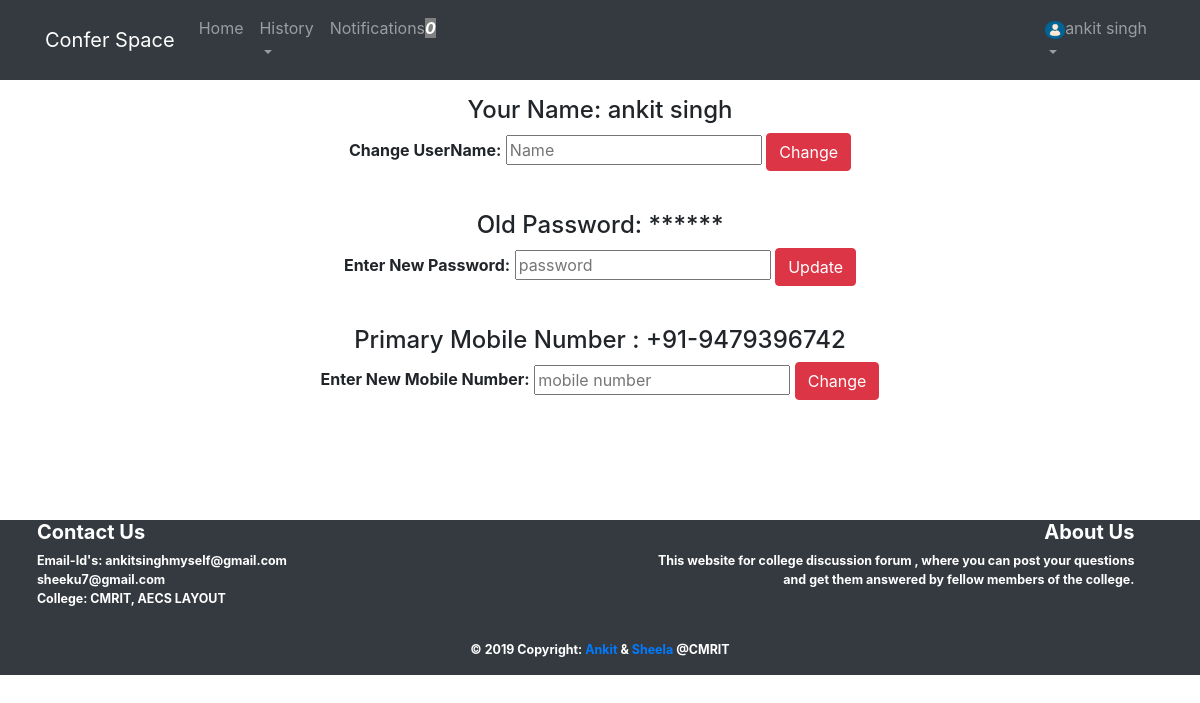
The page /home/setting.php (signed in) on the database as committed earlier.
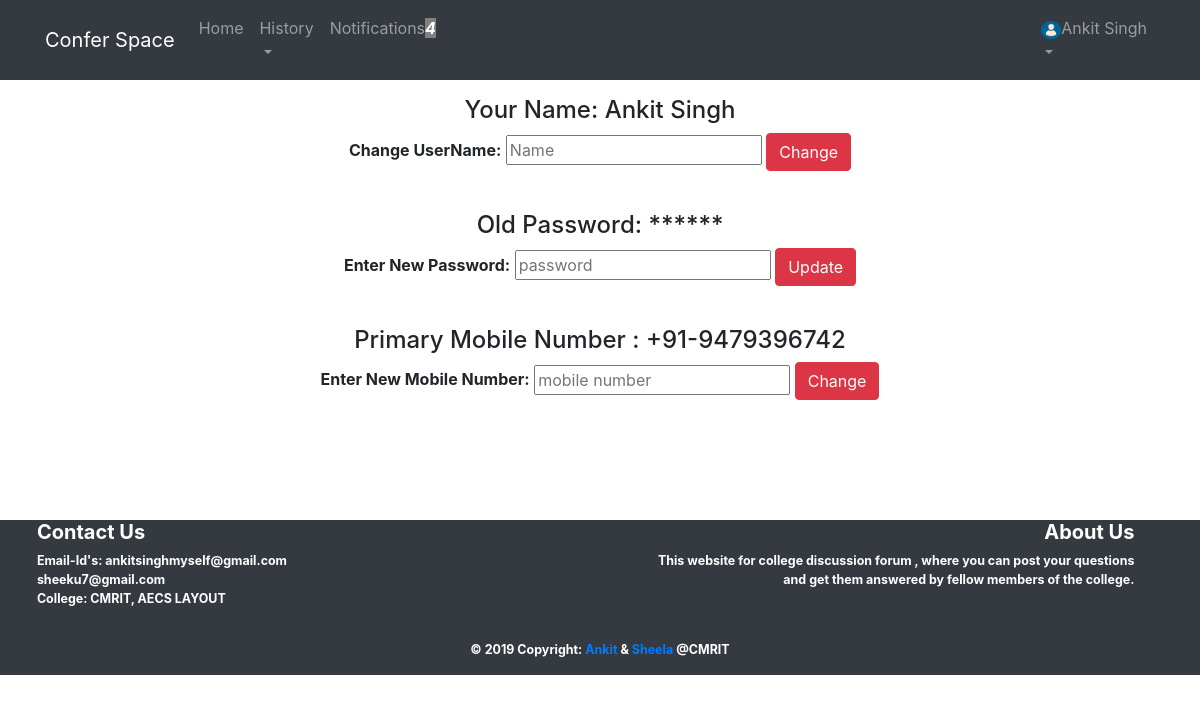
The same page on the database as committed later.
### tables this page shows
CREATE TABLE `users` (
  `userid` varchar(20) NOT NULL,
  `name` varchar(256) NOT NULL,
  `password` varchar(20) NOT NULL,
  `email` varchar(30) NOT NULL,
  `mobile` bigint(20) NOT NULL,
  `gender` varchar(10) NOT NULL
);

### home/session.php (called while the page is built, shortened)
<?php
   include('../connect.php');
   $user_check = $_SESSION['username'];
   $ses_sql = mysqli_query($conn,"select * from users where userid = '$user_check' ")or die("".mysql_error());
   $row = mysqli_fetch_array($ses_sql)or die("".mysqli_error());
   $full_name = $row['name'];
   $mobile = $row['mobile'];
?>

### home/setting.php (the view, shortened to what the changed rows need)
<?php
   include('session.php');
?>
<!DOCTYPE html>
<html lang="en">
<head>
    <link rel="stylesheet" href="../bootstrap/css/bootstrap.min.css">
</head>
<body>
    <nav class="navbar navbar-expand-lg navbar-dark bg-dark" id="headerWrapper">
        <div class="container">
            <div class="collapse navbar-collapse" id="navbarSupportedContent">
                <ul class="navbar-nav ml-left">
                    <li class="nav-item">
                        <a class="nav-link" href="user_notifications.php">
                        <?php
                            $q="SELECT count(*) FROM user_notifications where userid='".$_SESSION['username']."'";
                            $d=mysqli_query($conn,$q);
                            $notif_count=mysqli_fetch_row($d);
                            ?>
                            Notifications<b><i><span style='background-color:grey;color:white;'><?php echo"$notif_count[0]";?></span></i></b>
                        </a>
                    </li>
                </ul>
            </div>
            <div class="collapse navbar-collapse" id="navbarSupportedContent">
                <ul class="navbar-nav ml-auto">
                    <li class="nav-item dropdown">
                        <a class="nav-link dropdown-toggle" href="#" id="navbarDropdown" role="button"
                            data-toggle="dropdown" aria-haspopup="true" aria-expanded="false">
                            <img src="../img_avatar.png" alt="logo image"
                                style="width:20px;height:18px;"><?php echo $full_name; ?>
                            <br>
                        </a>
                    </li>
                </ul>
            </div>
        </div>
    </nav>
    <div>
        <div align="center">
           <h4> Your Name: <?php echo $full_name; ?></h4>
            <form action="update_name.php" method="post">
                <b>Change UserName:</b> <input type="text" name="name" placeholder="<?php echo "Name"; ?>"
                    required />
                <button type="submit" value="submit" class="btn btn-danger">Change</button><br><br>
            </form>
            <h4> Old Password: <?php echo "******"; ?></h4>
            <form action="update_password.php" method="post"><b>Enter New Password:</b> <input type="password"
                    name="password" data-type="password" placeholder="<?php echo "password"; ?>" required />
                <button type="submit" value="submit" class="btn btn-danger">Update</button><br><br>
            </form>
            <h4> Primary Mobile Number : +91-<?php echo $mobile; ?></h4>
            <form action="update_mobile.php" method="post"><b>Enter New Mobile Number:</b> <input type="text" name="mobile"
                    placeholder="<?php echo "mobile number"; ?>" required />
                <button type="submit" value="submit" class="btn btn-danger">Change</button><br><br>
            </form>
        </div>
    </div>
<br>
</body>
</html>

Rows that differ between the two databases and show on the page:
changed users: name "ankit singh" → "Ankit Singh"
Other text that changed with them:
$notif_count[0]: "0" → "4"
